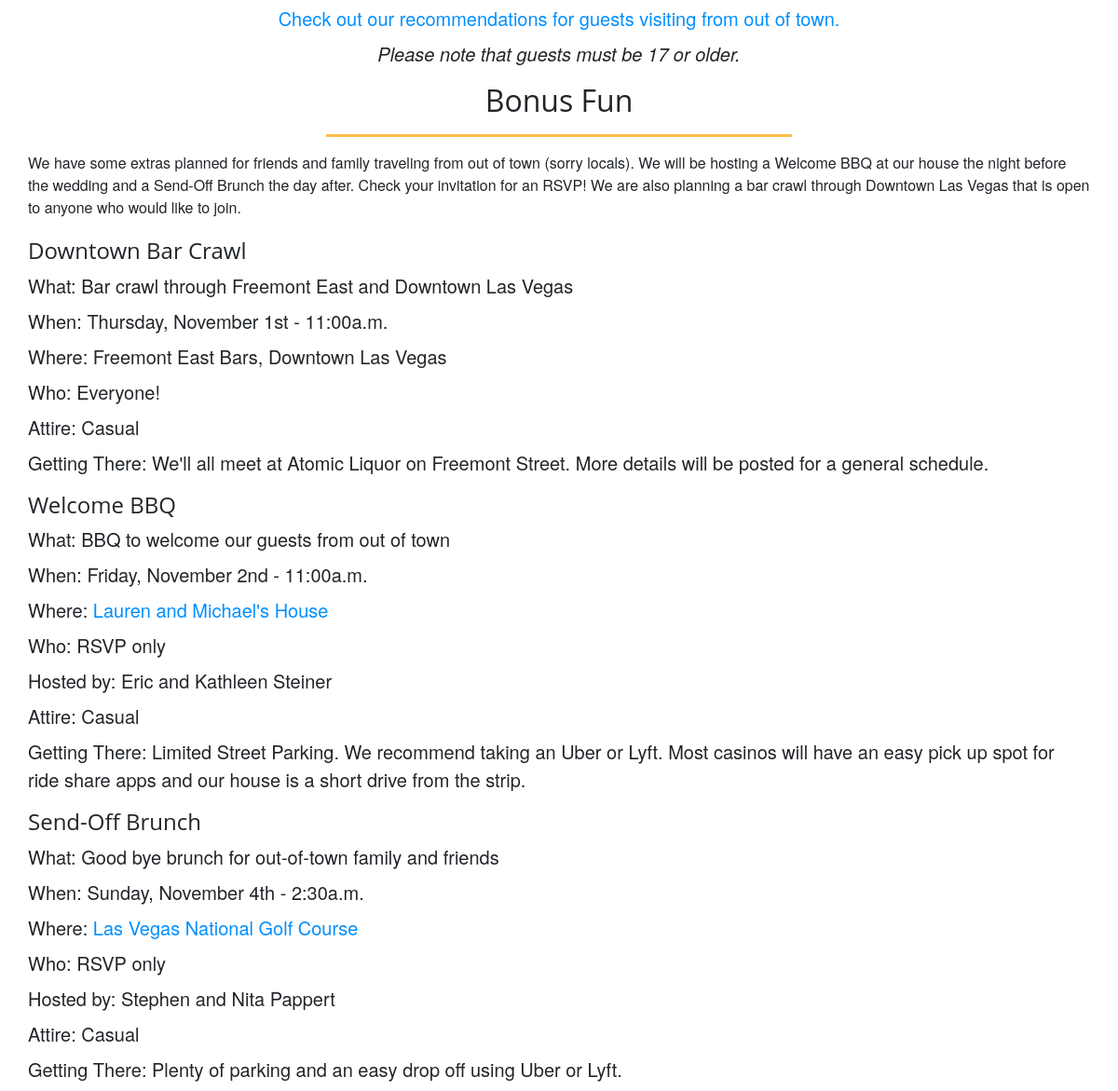
/ (middle part), run on an earlier commit of the app's database.
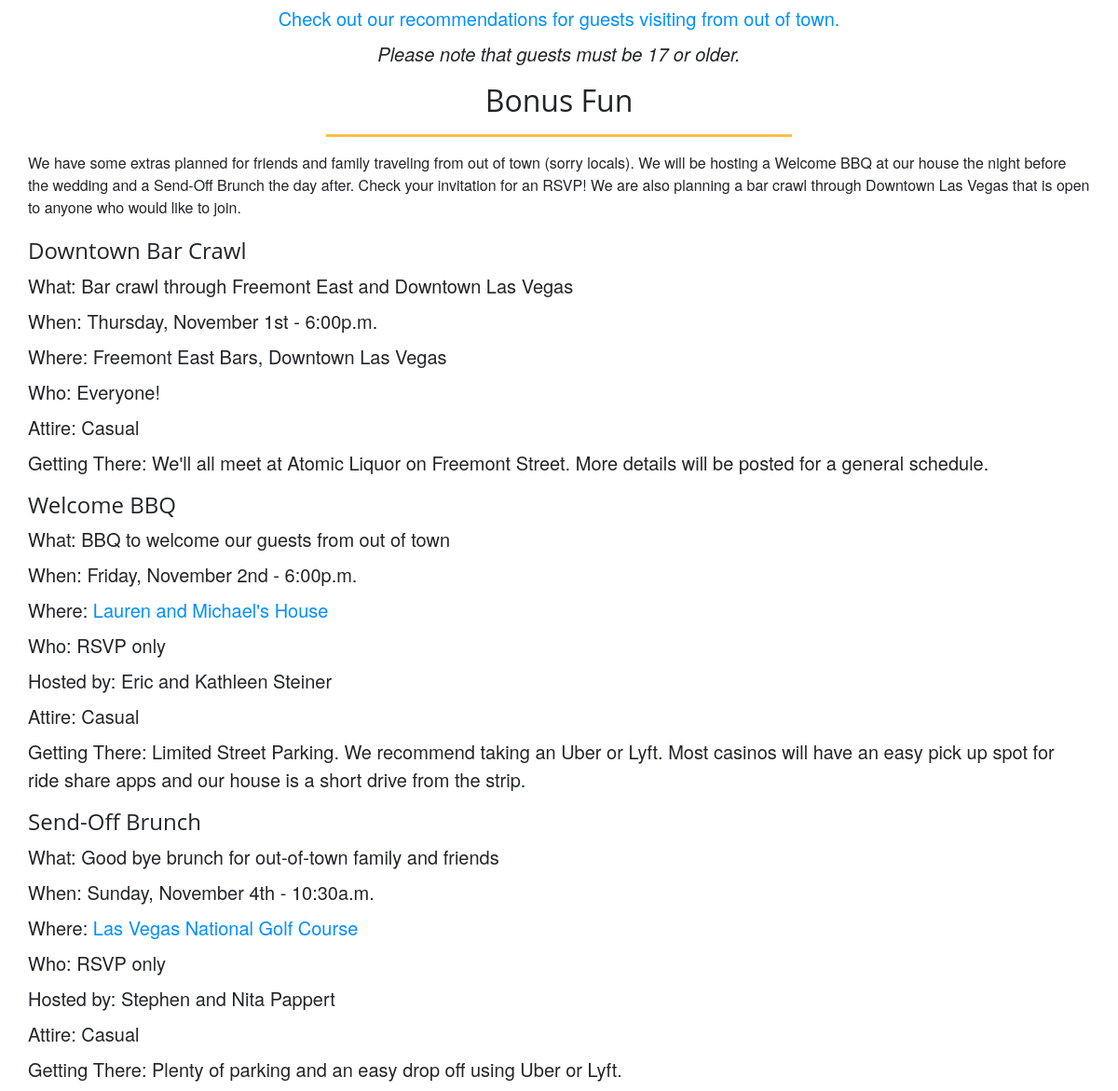
And on a later commit of the database.
### wedding/models.py (models this page shows, shortened)
class Event(models.Model):
    title = models.CharField(max_length=120)
    what = models.CharField(max_length=120)
    when = models.DateTimeField()
    where = models.CharField(max_length=120)
    where_link = models.CharField(max_length=120)
    who = models.CharField(max_length=120)
    host = models.CharField(max_length=120, blank=True)
    attire = models.CharField(max_length=120)
    transportation = models.TextField(blank=True)
    other = models.TextField(blank=True)
    def is_upcoming(self):
        return  timezone.now() < (self.when + timedelta(hours=6))

### wedding/views.py (the view)
# urls.py: 2. Add a URL to urlpatterns:  path('', views.home, name='home')
def home(request):
    funds = Fund.objects.all()
    fun_stuff = FunStuff.objects.all()
    events = Event.objects.all()
    return render(request, 'wedding/save_the_date.html', {'funds': funds,
                                                          'fun_stuff': fun_stuff,
                                                          'events': events
                                                          })

### wedding/templates/wedding/save_the_date.html (shortened to what this page needs)
{% extends "wedding/base.html" %}
{% load staticfiles %}
{% block content %}
<section id="Event" class="bg-white">
<div class="container">
    <div class="row">
        <div class="col-lg-12 ">
            <dl class="dl-row text-center lead">
                <dd><a href="/im-not-a-local">Check out our recommendations for guests visiting from out of town.</a></dd>
                <dd><i>Please note that guests must be 17 or older.</i></dd>
            </dl>
        </div>
        <div>
            <h2 class="section-heading text-center">Bonus Fun</h2>
            <hr class="primary">
            <p>We have some extras planned for friends and family traveling from out of town (sorry locals).
                We will be hosting a Welcome BBQ at our house the night before the wedding and a Send-Off Brunch the day after.
                Check your invitation for an RSVP! We are also planning a bar crawl through Downtown Las Vegas that is open to anyone who would like to join.</p>
            {% for event in events %}
            {% if event.is_upcoming %}
            <h4 class="section-heading text-left">{{ event.title}}</h4>
            <dl class="dl-row text-left lead">
                <dd><b>What: </b>{{ event.what }}</dd>
                <dd><b>When:</b> {{ event.when |date:'l, F jS - g:ia' }}</dd>
                <dd><b>Where: </b>{% if event.where_link != 'none' %} <a href={{event.where_link}}>{{ event.where }}</a>{% else %} {{ event.where }}  {% endif %}</dd>
                <dd><b>Who: </b>{{ event.who }} </dd>
                {% if event.host %}<dd><b>Hosted by: </b>{{event.host}}</dd>{% endif %}
                <dd><b>Attire: </b>{{ event.attire }}</dd>
                {% if event.transportation %}
                <dd><b>Getting There: </b>{{ event.transportation }}</dd>
                {% endif %}
            </dl>
            {% endif %}
            {% endfor %}
        </div>
    </div>
</div>
{% endblock %}

What changed in the data, as far as the page shows it:
changed Event "Downtown Bar Crawl": when "Thursday, November 1st - 11:00a.m." → "Thursday, November 1st - 6:00p.m."
changed Event "Welcome BBQ": when "Friday, November 2nd - 11:00a.m." → "Friday, November 2nd - 6:00p.m."
changed Event "Send-Off Brunch": when "Sunday, November 4th - 2:30a.m." → "Sunday, November 4th - 10:30a.m."
